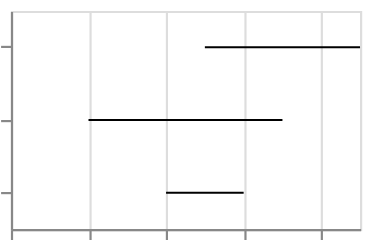

This figure's Vega-Lite source:
### Vega-Lite specification from a JSON file in a GitHub repository (floating-point values rounded to 4 significant figures)
{"$schema": "https://vega.github.io/schema/vega-lite/v6.json", "padding": 5, "autosize": "none", "data": {"values": [{"c": "A", "g": "p", "x": 1, "v": 5, "lo": 3, "hi": 8, "e": 1.5, "t": "2024-01-15"}, {"c": "A", "g": "q", "x": 2, "v": 9, "lo": 6, "hi": 12, "e": 2, "t": "2024-02-20"}, {"c": "B", "g": "p", "x": 3, "v": 2, "lo": 1, "hi": 4, "e": 0.5, "t": "2024-03-05"}, {"c": "B", "g": "q", "x": 4, "v": 7, "lo": 5, "hi": 10, "e": 1, "t": "2024-05-30"}, {"c": "C", "g": "p", "x": 5, "v": 4, "lo": 2, "hi": 6, "e": 0.7, "t": "2024-07-11"}, {"c": "C", "g": "q", "x": 6, "v": 6, "lo": 4, "hi": 9, "e": 1.2, "t": "2024-09-02"}]}, "width": 160, "height": 100, "mark": "errorbar", "encoding": {"y": {"field": "c", "type": "nominal"}, "x": {"field": "v", "type": "quantitative"}}}
